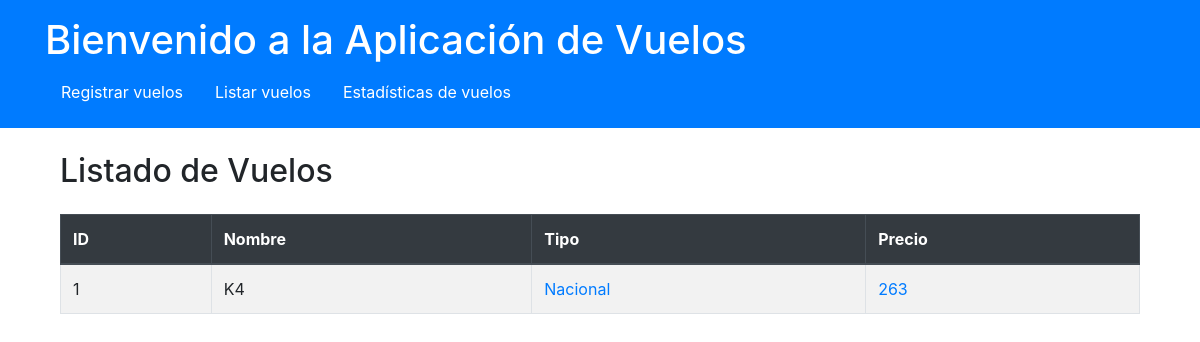
The page /list/ on the database as committed earlier.
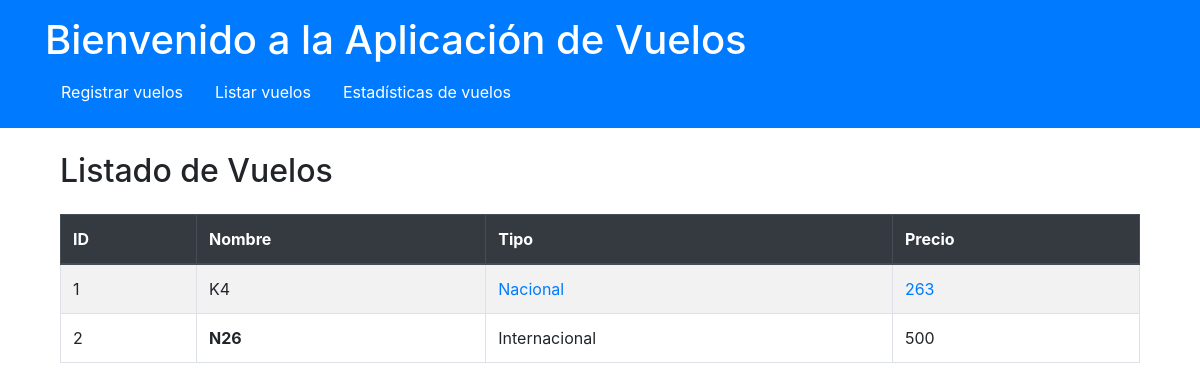
The same page on the database as committed later.
### flights/models.py (models this page shows, shortened)
class Flight(models.Model):
    FLIGHT_TYPE_CHOICES = [
        ('Nacional', 'Nacional'),
        ('Internacional', 'Internacional'),
    ]
    name = models.CharField(max_length=100)
    flight_type = models.CharField(max_length=20, choices=FLIGHT_TYPE_CHOICES)
    price = models.IntegerField()

### flights/views.py (the view)
# urls.py: path('list/', views.list_flights, name='list_flights'),
def list_flights(request):
    flights = Flight.objects.all().order_by('price')
    return render(request, 'list_flights.html', {'flights': flights})

### flights/templates/list_flights.html
{% extends 'base.html' %}
{% block content %}
<div class="container">
    <h2 class="my-4">Listado de Vuelos</h2>
    <table class="table table-striped table-bordered">
        <thead class="thead-dark">
            <tr>
                <th>ID</th>
                <th>Nombre</th>
                <th>Tipo</th>
                <th>Precio</th>
            </tr>
        </thead>
        <tbody>
            {% for flight in flights %}
            <tr>
                <td>{{ flight.id }}</td>
                <td>
                    {% if flight.flight_type == "Internacional" %}
                        <strong>{{ flight.name }}</strong>
                    {% else %}
                        {{ flight.name }}
                    {% endif %}
                </td>
                <td>
                    {% if flight.flight_type == "Nacional" %}
                        <span class="text-primary">{{ flight.flight_type }}</span>
                    {% else %}
                        {{ flight.flight_type }}
                    {% endif %}
                </td>
                <td>
                    {% if flight.flight_type == "Nacional" %}
                        <span class="text-primary">{{ flight.price }}</span>
                    {% else %}
                        {{ flight.price }}
                    {% endif %}
                </td>
            </tr>
            {% endfor %}
        </tbody>
    </table>
</div>
{% endblock %}

### flights/templates/base.html (shortened to what this page needs)
<!DOCTYPE html>
<html>
<head>
    <link rel="stylesheet" href="https://stackpath.bootstrapcdn.com/bootstrap/4.5.2/css/bootstrap.min.css">
    <link rel="stylesheet" href="https://stackpath.bootstrapcdn.com/bootstrap/4.5.2/css/bootstrap-theme.min.css">
</head>
<body>
    <header class="bg-primary text-white p-3">
        <div class="container">
            <h1>Bienvenido a la Aplicación de Vuelos</h1>
            <nav>
                <ul class="nav">
                    <li class="nav-item"><a class="nav-link text-white" href="{% url 'register_flight' %}">Registrar vuelos</a></li>
                    <li class="nav-item"><a class="nav-link text-white" href="{% url 'list_flights' %}">Listar vuelos</a></li>
                    <li class="nav-item"><a class="nav-link text-white" href="{% url 'flight_statistics' %}">Estadísticas de vuelos</a></li>
                </ul>
            </nav>
        </div>
    </header>
    <main class="container my-4">
        {% block content %}
        {% endblock %}
    </main>
</body>
</html>

Rows that differ between the two databases and show on the page:
added Flight: id "2", name "N26", flight_type "Internacional", price "500"
